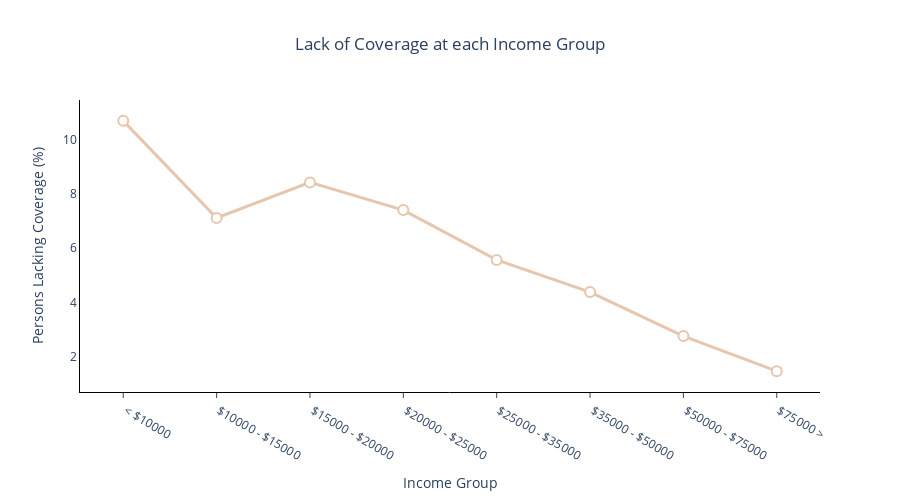

Notebook code cell kept with this figure:
### Markdown cell above
##  Graph 3 - Rate of coverage ownership by income group

### Code cell
# no coverage vs income
no_coverage = df_brfss[df_brfss['anyhealthcare'] == 0]
coverageincome_data = (
    no_coverage.groupby('income').size() / 
    df_brfss.groupby('income').size() * 100
)
total_counts = df_brfss.groupby('income').size()
no_coverage_counts = no_coverage.groupby('income').size()

coverageincome_df = pd.DataFrame({
    'Income Group ($)': income_data.index.map({1: ' < $10000', 2: ' $10000 - $15000', 3: ' $15000 - $20000', 4: ' $20000 - $25000', 5: ' $25000 - $35000',
                                               6: ' $35000 - $50000', 7: ' $50000 - $75000', 8: ' $75000 >'}),
    'Persons Lacking Coverage (%)': coverageincome_data.values,
    'Total Count': total_counts.values,
    'No Coverage Count': no_coverage_counts.values
})

# Create Plotly line chart
fig = go.Figure()

fig.add_trace(go.Scatter(
    x=coverageincome_df['Income Group ($)'],
    y=coverageincome_df['Persons Lacking Coverage (%)'],
    mode='lines+markers',
    line=dict(color='#E8C6AE', width=3),
    marker=dict(size=10, color='white', line=dict(color='#E8C6AE', width=2)),
    customdata=coverageincome_df[['Income Group ($)', 'Persons Lacking Coverage (%)', 'No Coverage Count', 'Total Count']],
    hovertemplate='Income: %{customdata[0]}<br>Persons Lacking Coverage (%): %{customdata[1]:.1f}<br>No Coverage: %{customdata[2]:,}<br>Total: %{customdata[3]:,}<extra></extra>'
))

fig.update_layout(
    title=dict(
        text='Lack of Coverage at each Income Group',
        x=0.5,
        xanchor='center'
    ),
    xaxis=dict(
        title='Income Group',
        showgrid=False,
        showline=True,
        linewidth=1,
        linecolor='black',
        ticks='outside',
        tickmode='linear',
        tick0=1,
        dtick=1
    ),
    yaxis=dict(
        title='Persons Lacking Coverage (%)',
        showgrid=False,
        showline=True,
        linewidth=1,
        linecolor='black'
    ),
    height=500,
    plot_bgcolor='white',
    paper_bgcolor='white',
    hovermode='closest',
    hoverlabel=dict(
        bgcolor="white",
        font_color="black",
        bordercolor="gray"
    )
)

fig.show()

### Figure 1 — Plotly figure (JSON) as saved in the notebook; plotly's stock layout.template omitted (floating-point values rounded to 4 significant figures)
{"data": [{"customdata": [[" < $10000", 10.69, 386, 3611], [" $10000 - $15000", 7.114, 320, 4498], [" $15000 - $20000", 8.422, 468, 5557], [" $20000 - $25000", 7.405, 493, 6658], [" $25000 - $35000", 5.568, 446, 8010], [" $35000 - $50000", 4.384, 451, 10287], [" $50000 - $75000", 2.766, 316, 11425], [" $75000 >", 1.472, 304, 20646]], "hovertemplate": "Income: %{customdata[0]}<br>Persons Lacking Coverage (%): %{customdata[1]:.1f}<br>No Coverage: %{customdata[2]:,}<br>Total: %{customdata[3]:,}<extra></extra>", "line": {"color": "#E8C6AE", "width": 3}, "marker": {"color": "white", "line": {"color": "#E8C6AE", "width": 2}, "size": 10}, "mode": "lines+markers", "type": "scatter", "x": [" < $10000", " $10000 - $15000", " $15000 - $20000", " $20000 - $25000", " $25000 - $35000", " $35000 - $50000", " $50000 - $75000", " $75000 >"], "y": [10.69, 7.114, 8.422, 7.405, 5.568, 4.384, 2.766, 1.472]}], "layout": {"height": 500, "hoverlabel": {"bgcolor": "white", "bordercolor": "gray", "font": {"color": "black"}}, "hovermode": "closest", "paper_bgcolor": "white", "plot_bgcolor": "white", "title": {"text": "Lack of Coverage at each Income Group", "x": 0.5, "xanchor": "center"}, "xaxis": {"dtick": 1, "linecolor": "black", "linewidth": 1, "showgrid": false, "showline": true, "tick0": 1, "tickmode": "linear", "ticks": "outside", "title": {"text": "Income Group"}}, "yaxis": {"linecolor": "black", "linewidth": 1, "showgrid": false, "showline": true, "title": {"text": "Persons Lacking Coverage (%)"}}}}
